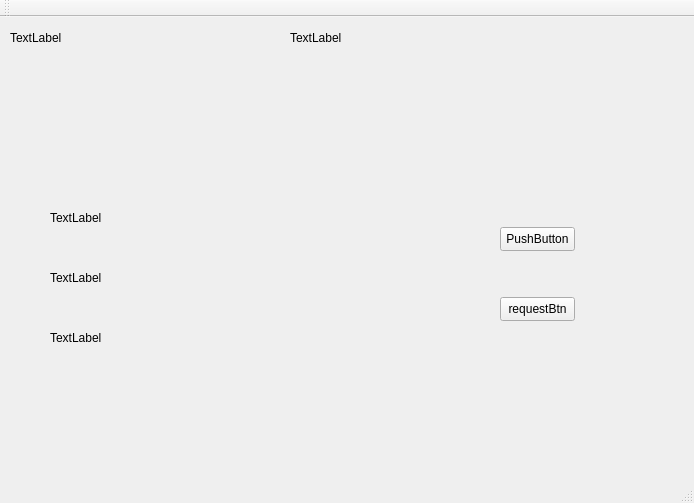
<?xml version="1.0" encoding="UTF-8"?>
<ui version="4.0">
 <class>recepientPageClass</class>
 <widget class="QMainWindow" name="recepientPageClass">
  <property name="geometry">
   <rect>
    <x>0</x>
    <y>0</y>
    <width>694</width>
    <height>503</height>
   </rect>
  </property>
  <property name="windowTitle">
   <string>recepientPage</string>
  </property>
  <widget class="QWidget" name="centralWidget">
   <widget class="QWidget" name="header" native="true">
    <property name="geometry">
     <rect>
      <x>0</x>
      <y>0</y>
      <width>691</width>
      <height>41</height>
     </rect>
    </property>
    <widget class="QLabel" name="welcome">
     <property name="geometry">
      <rect>
       <x>10</x>
       <y>0</y>
       <width>81</width>
       <height>41</height>
      </rect>
     </property>
     <property name="text">
      <string>TextLabel</string>
     </property>
    </widget>
    <widget class="QLabel" name="bankName">
     <property name="geometry">
      <rect>
       <x>290</x>
       <y>0</y>
       <width>81</width>
       <height>41</height>
      </rect>
     </property>
     <property name="text">
      <string>TextLabel</string>
     </property>
    </widget>
   </widget>
   <widget class="QLabel" name="name">
    <property name="geometry">
     <rect>
      <x>50</x>
      <y>180</y>
      <width>81</width>
      <height>41</height>
     </rect>
    </property>
    <property name="text">
     <string>TextLabel</string>
    </property>
   </widget>
   <widget class="QLabel" name="bloodType">
    <property name="geometry">
     <rect>
      <x>50</x>
      <y>300</y>
      <width>81</width>
      <height>41</height>
     </rect>
    </property>
    <property name="text">
     <string>TextLabel</string>
    </property>
   </widget>
   <widget class="QLabel" name="age">
    <property name="geometry">
     <rect>
      <x>50</x>
      <y>240</y>
      <width>81</width>
      <height>41</height>
     </rect>
    </property>
    <property name="text">
     <string>TextLabel</string>
    </property>
   </widget>
   <widget class="QPushButton" name="showBtn">
    <property name="geometry">
     <rect>
      <x>500</x>
      <y>210</y>
      <width>75</width>
      <height>24</height>
     </rect>
    </property>
    <property name="text">
     <string>PushButton</string>
    </property>
   </widget>
   <widget class="QPushButton" name="requestBtn">
    <property name="geometry">
     <rect>
      <x>500</x>
      <y>280</y>
      <width>75</width>
      <height>24</height>
     </rect>
    </property>
    <property name="text">
     <string>requestBtn</string>
    </property>
   </widget>
  </widget>
  <widget class="QMenuBar" name="menuBar">
   <property name="geometry">
    <rect>
     <x>0</x>
     <y>0</y>
     <width>694</width>
     <height>22</height>
    </rect>
   </property>
  </widget>
  <widget class="QToolBar" name="mainToolBar">
   <attribute name="toolBarArea">
    <enum>TopToolBarArea</enum>
   </attribute>
   <attribute name="toolBarBreak">
    <bool>false</bool>
   </attribute>
  </widget>
  <widget class="QStatusBar" name="statusBar"/>
 </widget>
 <layoutdefault spacing="6" margin="11"/>
 <resources/>
 <connections/>
</ui>
